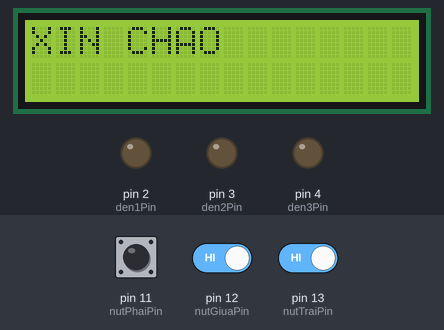
Bench run of a sketch on a simulated Arduino Uno, built with avr-gcc and run on an emulated ATmega328P. On the bench: 16×2 character LCD, output pins drawn as LEDs (lit = HIGH). The test bench sets the inputs (shaded band); at power-on: pin 12 (nutGiuaPin) HIGH, pin 11 (nutPhaiPin) HIGH, pin 13 (nutTraiPin) HIGH.

Above: at 1.2 s.
1.3 s: pin 12 (nutGiuaPin) driven LOW
At 1.7 s:
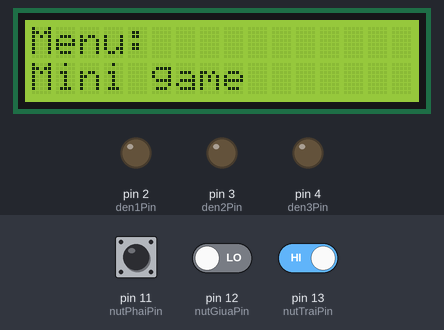
2.8 s: pin 11 (nutPhaiPin) driven LOW
At 3.7 s:
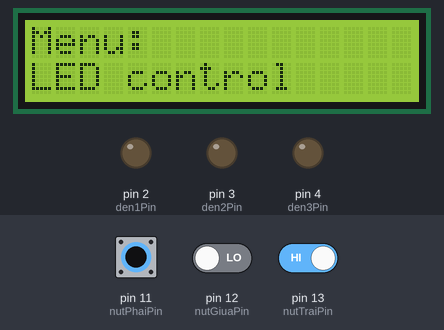
4.3 s: pin 13 (nutTraiPin) driven LOW
At 4.9 s:
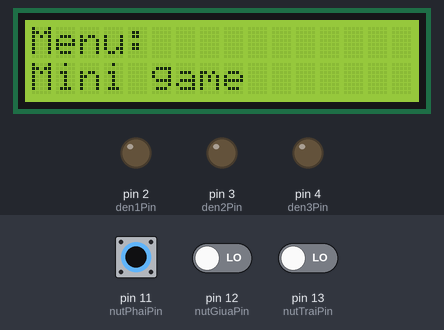
5.8 s: pin 11 (nutPhaiPin) pulsed HIGH 2 times (0.12 s each, 0.3 s apart)
At 6.9 s:
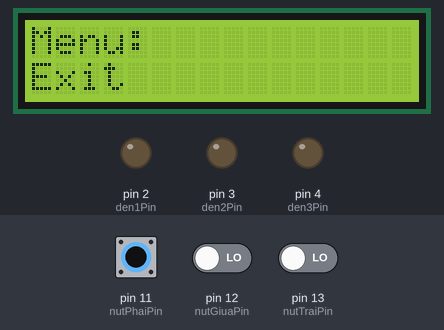
Timing chart, 0 to 8.8 s (numbered marks = the images above; inputs shaded):
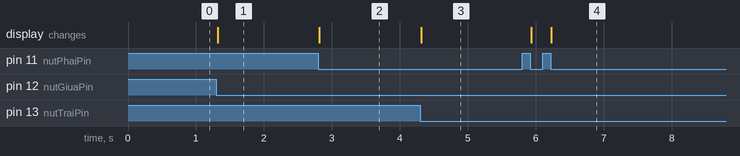

Measured:
- after the input at 1.3 s, the display: changes at once (image 1)
- after the input at 2.8 s, the display: changes at once (image 2)
- after the input at 4.3 s, the display: changes at once (image 3)
- after the input at 5.8 s, the display: first changes after 0.13 s (image 4 shows a later state)

The sketch:

DoAn.ino
```cpp
#include <Wire.h>
#include <LiquidCrystal_I2C.h>

// Khởi tạo LCD
LiquidCrystal_I2C lcd(0x27, 16, 2); // Điều chỉnh địa chỉ dựa trên bộ mở rộng I2C của bạn

const int nutTraiPin = 13;
const int nutGiuaPin = 12; // Nút giữa cho menu
const int nutPhaiPin = 11;
const int den1Pin = 2;
const int den2Pin = 3;
const int den3Pin = 4;

bool trangThaiNutTraiCu = LOW;
bool trangThaiNutPhaiCu = LOW;
bool trangThaiNutGiuaCu = LOW;

const long doTreDebounce = 200; // Độ trễ loại bỏ tiếng lắc
unsigned long thoiGianBamNut = 0;
int trangThaiMenu = 0;
int trangThaiMenuCon = 0;
bool trongMenu = false;
bool trongMenuCon = false;

void setup() {
  pinMode(nutTraiPin, INPUT);
  pinMode(nutGiuaPin, INPUT);
  pinMode(nutPhaiPin, INPUT);
  pinMode(den1Pin, OUTPUT);
  pinMode(den2Pin, OUTPUT);
  pinMode(den3Pin, OUTPUT);

  lcd.init();
  lcd.backlight();
  lcd.setCursor(0, 0);
  lcd.print("XIN CHAO");
}

void loop() {
  unsigned long thoiGianHienTai = millis();

  bool trangThaiNutGiuaHienTai = digitalRead(nutGiuaPin);
  bool trangThaiNutPhaiHienTai = digitalRead(nutPhaiPin);
  bool trangThaiNutTraiHienTai = digitalRead(nutTraiPin);

  if (trangThaiNutGiuaHienTai == LOW && trangThaiNutGiuaCu == HIGH && thoiGianHienTai - thoiGianBamNut >= doTreDebounce) {
    thoiGianBamNut = thoiGianHienTai;
    if (!trongMenu) {
      trongMenu = true;
      lcd.clear();
      lcd.setCursor(0, 0);
      lcd.print("Menu:");
      hienThiMenu();
    } else if (trangThaiMenu == 1 && !trongMenuCon) {
      trongMenuCon = true;
      lcd.setCursor(0, 0);
      lcd.print("LED Control:");
      hienThiMenuCon();
    }
  }

  if (trongMenu) {
    if (trangThaiNutPhaiHienTai == LOW && trangThaiNutPhaiCu == HIGH && thoiGianHienTai - thoiGianBamNut >= doTreDebounce) {
      thoiGianBamNut = thoiGianHienTai;
      if (trongMenuCon) {
        if (trangThaiMenuCon < 2) trangThaiMenuCon++;
        hienThiMenuCon();
      } else {
        if (trangThaiMenu < 2) trangThaiMenu++;
        hienThiMenu();
      }
    } else if (trangThaiNutTraiHienTai == LOW && trangThaiNutTraiCu == HIGH && thoiGianHienTai - thoiGianBamNut >= doTreDebounce) {
      thoiGianBamNut = thoiGianHienTai;
      if (trongMenuCon) {
        if (trangThaiMenuCon > 0) trangThaiMenuCon--;
        hienThiMenuCon();
      } else {
        if (trangThaiMenu > 0) trangThaiMenu--;
        hienThiMenu();
      }
    }
  }

  trangThaiNutGiuaCu = trangThaiNutGiuaHienTai;
  trangThaiNutPhaiCu = trangThaiNutPhaiHienTai;
  trangThaiNutTraiCu = trangThaiNutTraiHienTai;
}

void hienThiMenu() {
  lcd.setCursor(0, 1);
  switch (trangThaiMenu) {
    case 0:
      lcd.print("Mini game     ");
      break;
    case 1:
      lcd.print("LED control   ");
      break;
    case 2:
      lcd.print("Exit          ");
      break;
  }
}

void hienThiMenuCon() {
  lcd.setCursor(0, 1);
  switch (trangThaiMenuCon) {
    case 0:
      lcd.print("Flashing      ");
      break;
    case 1:
      lcd.print("Fading        ");
      break;
    case 2:
      lcd.print("Led by Led    ");
      break;
  }
}

void thucHienMenu() {
  switch (trangThaiMenu) {
    case 0:
      miniGame();
      break;
    case 1:
      trongMenuCon = true;
      trangThaiMenuCon = 0;
      lcd.setCursor(0, 0);
      lcd.print("LED Control:");
      hienThiMenuCon();
      break;
    case 2:
      trongMenu = false;
      lcd.clear();
      lcd.setCursor(0, 0);
      lcd.print("XIN CHAO");
      break;
  }
}

void thucHienMenuCon() {
  lcd.clear();
  switch (trangThaiMenuCon) {
    case 0:
      flashing();
      break;
    case 1:
      fading();
      break;
    case 2:
      ledByLed();
      break;
  }
  trongMenuCon = false;
  lcd.setCursor(0, 0);
  lcd.print("LED Control:");
  hienThiMenuCon();
}

void miniGame() {
  lcd.setCursor(0, 0);
  lcd.print("Mini Game");
  // Thêm mã mini game của bạn ở đây
}

void flashing() {
  lcd.setCursor(0, 0);
  lcd.print("Flashing");
  // Thêm mã đèn flashing của bạn ở đây
}

void fading() {
  lcd.setCursor(0, 0);
  lcd.print("Fading");
  // Thêm mã đèn fading của bạn ở đây
}

void ledByLed() {
  lcd.setCursor(0, 0);
  lcd.print("Led by Led");
  // Thêm mã led by led của bạn ở đây
}
```
